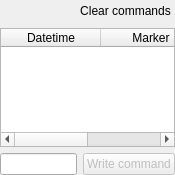
           <widget class="QWidget" name="page">
            <property name="geometry">
             <rect>
              <x>0</x>
              <y>0</y>
              <width>175</width>
              <height>175</height>
             </rect>
            </property>
            <attribute name="label">
             <string>Commands</string>
            </attribute>
            <layout class="QGridLayout" name="gridLayout_29">
             <property name="leftMargin">
              <number>0</number>
             </property>
             <property name="topMargin">
              <number>0</number>
             </property>
             <property name="rightMargin">
              <number>0</number>
             </property>
             <property name="bottomMargin">
              <number>0</number>
             </property>
             <item row="0" column="0">
              <layout class="QHBoxLayout" name="horizontalLayout_31">
               <item>
                <spacer name="horizontalSpacer_27">
                 <property name="orientation">
                  <enum>Qt::Horizontal</enum>
                 </property>
                 <property name="sizeHint" stdset="0">
                  <size>
                   <width>40</width>
                   <height>20</height>
                  </size>
                 </property>
                </spacer>
               </item>
               <item>
                <widget class="QPushButton" name="pushButton_remove_commands">
                 <property name="text">
                  <string>Clear commands</string>
                 </property>
                 <property name="icon">
                  <iconset theme="edit-delete">
                   <normaloff>../../../../../../../../../../../../../../../../../../../../../../../../../../../../../../../../../../../../../.designer/backup</normaloff>../../../../../../../../../../../../../../../../../../../../../../../../../../../../../../../../../../../../../.designer/backup</iconset>
                 </property>
                 <property name="iconSize">
                  <size>
                   <width>22</width>
                   <height>22</height>
                  </size>
                 </property>
                 <property name="flat">
                  <bool>true</bool>
                 </property>
                 <property name="class" stdset="0">
                  <string>danger icon_button</string>
                 </property>
                </widget>
               </item>
              </layout>
             </item>
             <item row="1" column="0">
              <widget class="QTableWidget" name="tableWidget_commands">
               <property name="focusPolicy">
                <enum>Qt::NoFocus</enum>
               </property>
               <attribute name="horizontalHeaderStretchLastSection">
                <bool>true</bool>
               </attribute>
               <attribute name="verticalHeaderVisible">
                <bool>false</bool>
               </attribute>
               <column>
                <property name="text">
                 <string>Datetime</string>
                </property>
               </column>
               <column>
                <property name="text">
                 <string>Marker</string>
                </property>
               </column>
              </widget>
             </item>
             <item row="2" column="0">
              <layout class="QHBoxLayout" name="horizontalLayout_27">
               <item>
                <widget class="QLineEdit" name="lineEdit_command"/>
               </item>
               <item>
                <widget class="QPushButton" name="pushButton_save_command">
                 <property name="enabled">
                  <bool>false</bool>
                 </property>
                 <property name="text">
                  <string>Write command</string>
                 </property>
                </widget>
               </item>
              </layout>
             </item>
            </layout>
           </widget>
